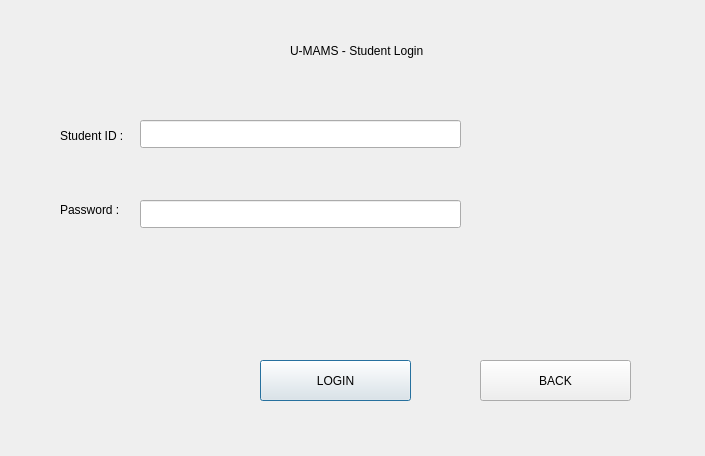
<?xml version="1.0" encoding="UTF-8"?>
<ui version="4.0">
 <class>StudentLogin</class>
 <widget class="QDialog" name="StudentLogin">
  <property name="geometry">
   <rect>
    <x>0</x>
    <y>0</y>
    <width>705</width>
    <height>456</height>
   </rect>
  </property>
  <property name="windowTitle">
   <string>Dialog</string>
  </property>
  <widget class="QLabel" name="lblTitle">
   <property name="geometry">
    <rect>
     <x>290</x>
     <y>30</y>
     <width>171</width>
     <height>41</height>
    </rect>
   </property>
   <property name="text">
    <string>U-MAMS - Student Login</string>
   </property>
  </widget>
  <widget class="QLabel" name="lblStudentID">
   <property name="geometry">
    <rect>
     <x>60</x>
     <y>120</y>
     <width>101</width>
     <height>31</height>
    </rect>
   </property>
   <property name="text">
    <string>Student ID :</string>
   </property>
  </widget>
  <widget class="QLabel" name="lblPassword">
   <property name="geometry">
    <rect>
     <x>60</x>
     <y>200</y>
     <width>63</width>
     <height>20</height>
    </rect>
   </property>
   <property name="text">
    <string>Password :</string>
   </property>
  </widget>
  <widget class="QLineEdit" name="txtStudentID">
   <property name="geometry">
    <rect>
     <x>140</x>
     <y>120</y>
     <width>321</width>
     <height>28</height>
    </rect>
   </property>
  </widget>
  <widget class="QLineEdit" name="txtPassword">
   <property name="geometry">
    <rect>
     <x>140</x>
     <y>200</y>
     <width>321</width>
     <height>28</height>
    </rect>
   </property>
   <property name="echoMode">
    <enum>QLineEdit::EchoMode::Password</enum>
   </property>
  </widget>
  <widget class="QPushButton" name="btnLogin">
   <property name="geometry">
    <rect>
     <x>260</x>
     <y>360</y>
     <width>151</width>
     <height>41</height>
    </rect>
   </property>
   <property name="text">
    <string>LOGIN</string>
   </property>
  </widget>
  <widget class="QPushButton" name="btnBack">
   <property name="geometry">
    <rect>
     <x>480</x>
     <y>360</y>
     <width>151</width>
     <height>41</height>
    </rect>
   </property>
   <property name="text">
    <string>BACK</string>
   </property>
  </widget>
 </widget>
 <resources/>
 <connections/>
</ui>
